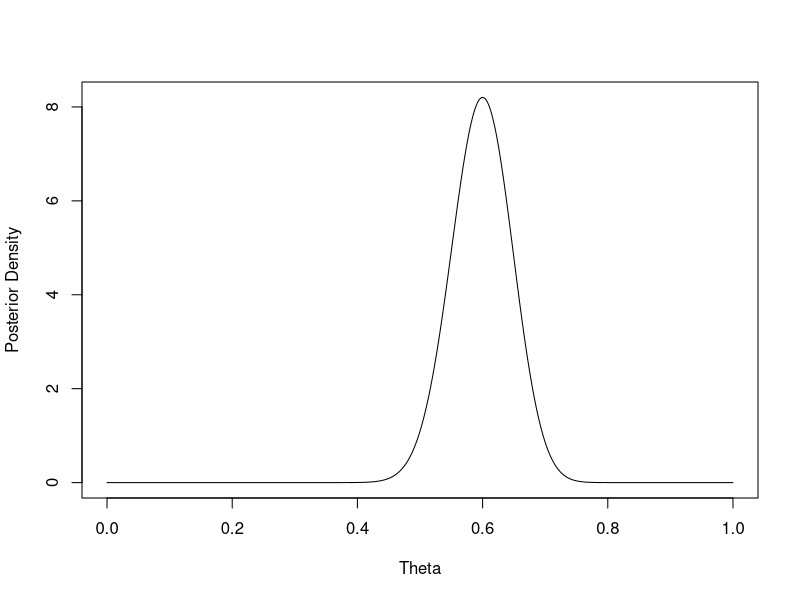
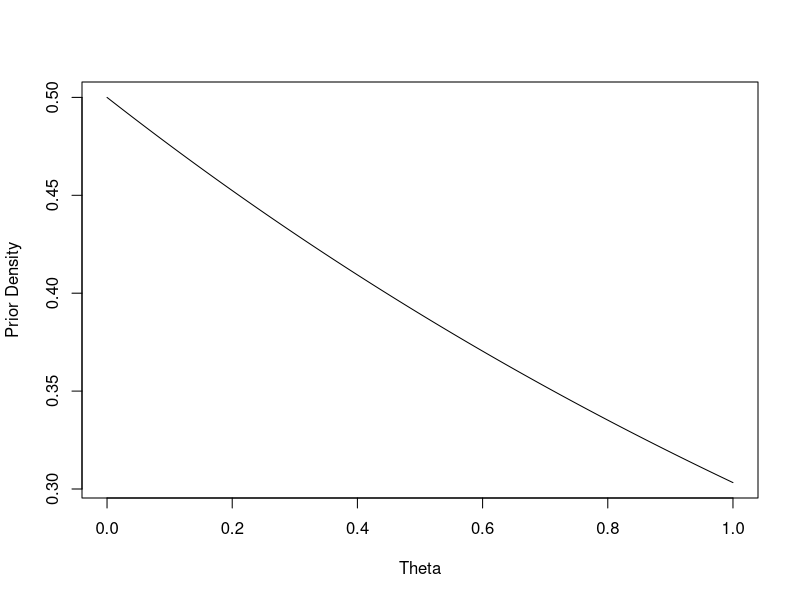
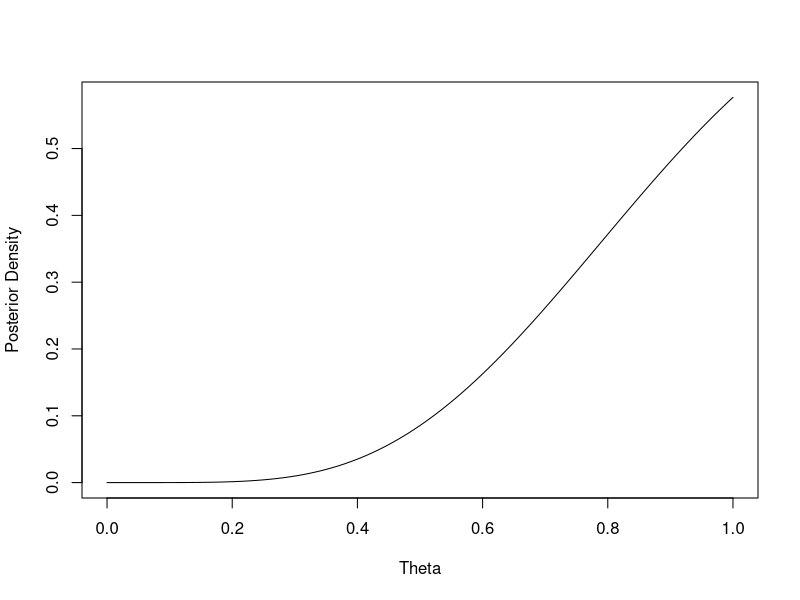

Write R code to recreate these figures, in order.
## ---- chunk 1
alpha = 61
beta = 41
theta = seq(0, 1, by=0.001)

prior = 1.0
lik = dbeta(theta, alpha, beta)
post = prior * lik 

plot(theta, post, xlab = "Theta", ylab = "Posterior Density", type = "l")
## ---- chunk 2
theta = seq(0, 1, by=0.001)

prior_alpha = 1.0
prior_beta = 0.5

posterior_alpha = 7
posterior_beta = 4.5

prior = dgamma(theta, prior_alpha, prior_beta)

posterior = dgamma(theta, posterior_alpha, posterior_beta)

{
plot(theta, prior, xlab = "Theta", ylab = "Prior Density", type = "l")
plot(theta, posterior, xlab = "Theta", ylab = "Posterior Density", type = "l")
}
## ---- chunk 3
theta = seq(0, 1, by=0.001)

prior_alpha = 7
prior_beta = 3

prior = dbeta(theta, prior_alpha, prior_beta)


